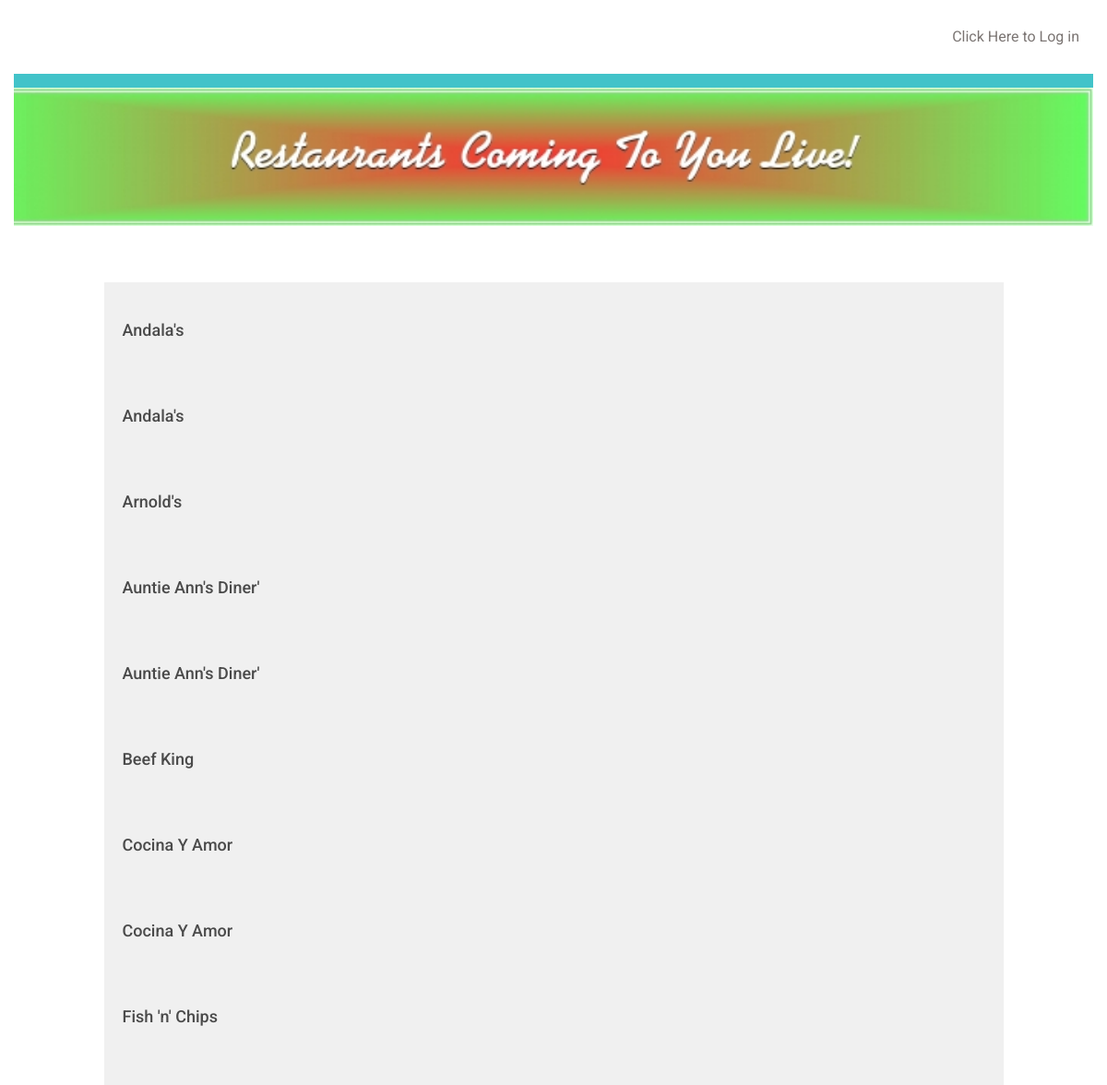
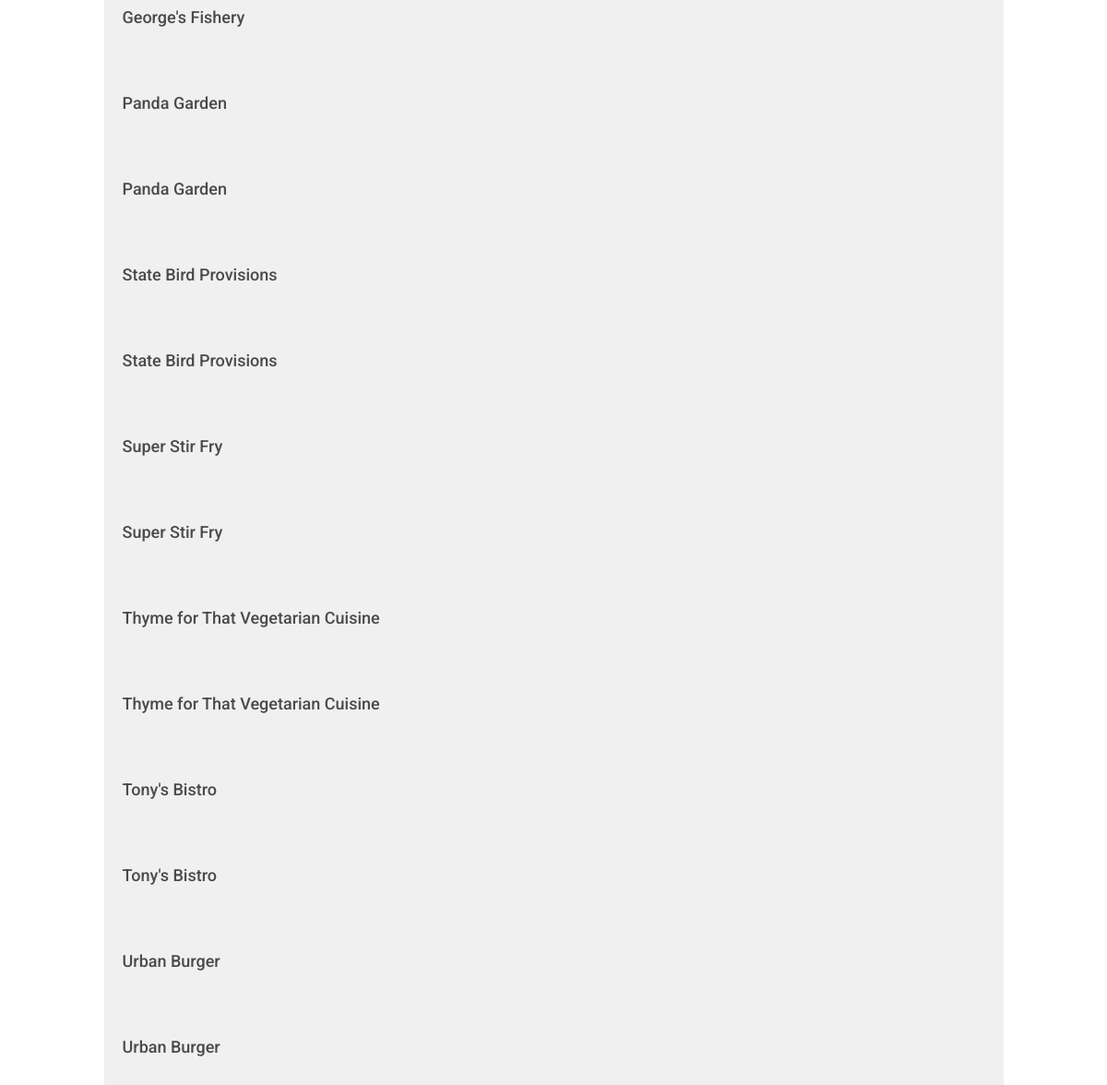
/restaurant/, run on the app's committed database (2 pictures, top to bottom).
### database_setup.py (models this page shows, shortened)
class Restaurant(Base):
    __tablename__ = 'restaurant'
    id = Column(Integer, primary_key=True)
    name = Column(String(250), nullable=False)
    user_id = Column(Integer, ForeignKey('user.id'))
    user = relationship(User)

### project.py (the view)
@app.route('/')
@app.route('/restaurant/')
def showRestaurants():
    restaurants = session.query(Restaurant).order_by(asc(Restaurant.name))
    if 'username' not in login_session:
        return render_template(
            'publicrestaurants.html',
            restaurants=restaurants)
    else:
        return render_template('restaurants.html', restaurants=restaurants)

### templates/publicrestaurants.html (shortened to what this page needs)
{% extends "main.html" %}
{% block content %}
<head><title>Landon's Restaurant Menu App!</title></head>
  <div class="row top-menu">
    <div class="col-md-10"></div>
    <div class="col-md-2 text-right">
      <a href="{{url_for('showLogin')}}">Click Here to Log in </a>
    </div>
  </div>
  <div class="row divider blue">
    <div class="col-md-12"></div>
  </div>
  <div class="row banner main">
    <div class="col-md-1"></div>
  </div>
  <div class="row padding-top padding-bottom">
    <div class="col-md-1"></div>
    <div class="col-md-10 padding-none">
    </div>
    <div class="col-md-1"></div>
  </div>
  {% for restaurant in restaurants %}
    <a href = "{{url_for('showMenu', restaurant_id = restaurant.id)}}">
      <div class="row">
        <div class="col-md-1"></div>
          <div class="col-md-10 restaurant-list">
            <h3>{{restaurant.name}}</h3>
          </div>
        <div class="col-md-1"></div>
      </div>
    </a>
  {% endfor %}
{% endblock %}

### templates/main.html (shortened to what this page needs)
<!DOCTYPE html>
<html lang="en">
  <head>
    <link rel="stylesheet" href="//netdna.bootstrapcdn.com/bootstrap/3.1.1/css/bootstrap.min.css">
    <link rel=stylesheet type=text/css href="{{ url_for('static', filename='styles.css') }}">
  </head>
  <body>
    <div class="container">
      {% block content %}
      {% endblock %}
    </div>
  </body>
</html>

### static/styles.css (style rules this page uses)
* { font-family: "Helvetica Neue Bold", Roboto, Helvetica, Arial, sans-serif; font-weight: 700; }
h3 { font-size: 18px; color: #4A4A4A; line-height: 23px; }
a { font-size: 14px; color: #0093B9; line-height: 17px; }
.padding-top { padding-top: 30px; }
.padding-bottom { padding-bottom: 30px; }
.padding-none { padding: 0; }
.top-menu { padding-top: 30px; padding-bottom: 30px; }
.top-menu a { margin-bottom: 0; line-height: 16px; font-size: 16px; color: #7B7573; font-weight: 400; }
.divider { height: 15px; }
.divider.blue { background-color: #42C3C9; }
.banner.main { height: 150px; background: url("/static/top-banner.jpg"); background-position: right; background-repeat: no-repeat; background-size: cover; }
.restaurant-list { background-color: #F0F0F0; padding: 20px; u }

### data on the page
Restaurant: name "Andala's"
Restaurant: name "Andala's"
Restaurant: name "Arnold's"
Restaurant: name "Auntie Ann's Diner'"
Restaurant: name "Auntie Ann's Diner'"
Restaurant: name "Beef King"
Restaurant: name "Cocina Y Amor"
Restaurant: name "Cocina Y Amor"
Restaurant: name "Fish 'n' Chips"
Restaurant: name "George's Fishery"
Restaurant: name "Panda Garden"
Restaurant: name "Panda Garden"
Restaurant: name "State Bird Provisions"
Restaurant: name "State Bird Provisions"
Restaurant: name "Super Stir Fry"
Restaurant: name "Super Stir Fry"
Restaurant: name "Thyme for That Vegetarian Cuisine"
Restaurant: name "Thyme for That Vegetarian Cuisine"
Restaurant: name "Tony's Bistro"
Restaurant: name "Tony's Bistro"
Restaurant: name "Urban Burger"
Restaurant: name "Urban Burger"
